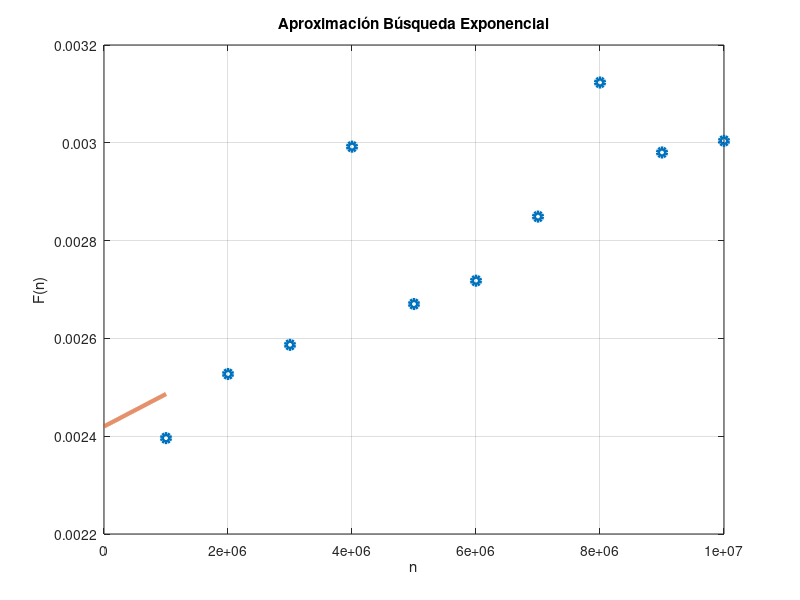

Recreate this plot in MATLAB.
clc
close all
x=[1000000
2000000
3000000
4000000
5000000
6000000
7000000
8000000
9000000
10000000
];

y=[0.0023961
0.0025272
0.0025868
0.0029921
0.0026703
0.0027180
0.0028491
0.0031233
0.0029802
0.0030040
];

n=1; 				%%GRADO DEL POLINOMIO DE AJUSTE
p=polyfit(x,y,n)	%%FUNCION QUE REALIZA EL AJUSTE POLINOMIAL

%%SE CREA UN ESPACIO PARA REALIZAR UNA GRAFICA EN 
%%DONDE SE COMPARA LA CURVA AJUSTADA CONTRA LOS 
%%VALORES EXPERIMENTALES
xi=linspace(0,1000000,1000);     %%ESPACIO DE PUNTOS PARA Xi
z=polyval(p,xi);				%%EVALUACION DEL POLINOMIO P EN EL ESPACIO Xi

%%SE REALIZA LA FIGURA CORRESPONDIENTE
aux = figure(1);
plot(x,y,'o',"linewidth", 3,xi,z,'-',"linewidth", 3),grid;
ylabel('F(n)');
xlabel('n');
title('Aproximación Búsqueda Exponencial');

%% print(aux, "plot.jpg", "-djpg");